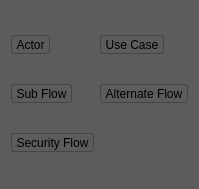
       <widget class="QWidget" name="nodeToolsPage">
        <property name="geometry">
         <rect>
          <x>0</x>
          <y>0</y>
          <width>198</width>
          <height>189</height>
         </rect>
        </property>
        <property name="styleSheet">
         <string notr="true">QWidget {
	background-color: #5C5C5C;
	background: #5C5C5C url(:/icons/images/dock/noise.png);
}

QToolButton { /* all types of tool button */
     border: 1px solid #454545;
     border-radius: 3px;
	background-color: qlineargradient(x1: 0, y1: 0, x2: 0, y2: 1,
                                       stop: 0 #f6f7fa, stop: 1 #dadbde);
 }

QToolButton:pressed {
     background-color: qlineargradient(x1: 0, y1: 0, x2: 0, y2: 1,
                                       stop: 0 #dadbde, stop: 1 #f6f7fa);
 }
</string>
        </property>
        <attribute name="icon">
         <iconset resource="Image-Resources.qrc">
          <normaloff>:/icons/images/items/user-add.png</normaloff>:/icons/images/items/user-add.png</iconset>
        </attribute>
        <attribute name="label">
         <string>Actors, &amp;Usecases and Flows</string>
        </attribute>
        <attribute name="toolTip">
         <string>Tools to add actors and use-cases to the diagram</string>
        </attribute>
        <layout class="QGridLayout" name="gridLayout">
         <item row="1" column="0">
          <widget class="QToolButton" name="addSubFlowButton">
           <property name="toolTip">
            <string>Sub Flow</string>
           </property>
           <property name="statusTip">
            <string>Add a Sub-Flow Node</string>
           </property>
           <property name="whatsThis">
            <string>Sub Flow Tool</string>
           </property>
           <property name="accessibleName">
            <string>Sub Flow</string>
           </property>
           <property name="accessibleDescription">
            <string>Add a new Sub Flow Node to the diagram</string>
           </property>
           <property name="text">
            <string>Sub Flow</string>
           </property>
           <property name="icon">
            <iconset resource="Image-Resources.qrc">
             <normaloff>:/icons/images/items/subflow.png</normaloff>:/icons/images/items/subflow.png</iconset>
           </property>
           <property name="iconSize">
            <size>
             <width>48</width>
             <height>48</height>
            </size>
           </property>
           <property name="shortcut">
            <string>S</string>
           </property>
          </widget>
         </item>
         <item row="1" column="1">
          <widget class="QToolButton" name="addAltFlowButton">
           <property name="toolTip">
            <string>Alternate Flow</string>
           </property>
           <property name="statusTip">
            <string>Add a new Alternate Flow</string>
           </property>
           <property name="whatsThis">
            <string>Alternate Flow Tool</string>
           </property>
           <property name="accessibleName">
            <string>Alternate Flow</string>
           </property>
           <property name="accessibleDescription">
            <string>Add a new Alternate Flow to the diagram</string>
           </property>
           <property name="text">
            <string>Alternate Flow</string>
           </property>
           <property name="icon">
            <iconset resource="Image-Resources.qrc">
             <normaloff>:/icons/images/items/altflow.png</normaloff>:/icons/images/items/altflow.png</iconset>
           </property>
           <property name="iconSize">
            <size>
             <width>48</width>
             <height>48</height>
            </size>
           </property>
           <property name="shortcut">
            <string>L</string>
           </property>
          </widget>
         </item>
         <item row="0" column="1">
          <widget class="QToolButton" name="addUsecaseButton">
           <property name="toolTip">
            <string>Usecase</string>
           </property>
           <property name="statusTip">
            <string>Add a new Usecase</string>
           </property>
           <property name="whatsThis">
            <string>Usecase Tool</string>
           </property>
           <property name="accessibleName">
            <string>Usecase</string>
           </property>
           <property name="accessibleDescription">
            <string>Add a new Usecase to the diagram</string>
           </property>
           <property name="text">
            <string>Use Case</string>
           </property>
           <property name="icon">
            <iconset resource="Image-Resources.qrc">
             <normaloff>:/icons/images/items/usecase-add.png</normaloff>:/icons/images/items/usecase-add.png</iconset>
           </property>
           <property name="iconSize">
            <size>
             <width>48</width>
             <height>48</height>
            </size>
           </property>
           <property name="shortcut">
            <string>U</string>
           </property>
          </widget>
         </item>
         <item row="0" column="0">
          <widget class="QToolButton" name="addActorButton">
           <property name="toolTip">
            <string>Actor</string>
           </property>
           <property name="statusTip">
            <string>Add a new Actor</string>
           </property>
           <property name="whatsThis">
            <string>Actor Tool</string>
           </property>
           <property name="accessibleName">
            <string>Actor</string>
           </property>
           <property name="accessibleDescription">
            <string>Add a new Actor</string>
           </property>
           <property name="text">
            <string>Actor</string>
           </property>
           <property name="icon">
            <iconset resource="Image-Resources.qrc">
             <normaloff>:/icons/images/items/user-add.png</normaloff>:/icons/images/items/user-add.png</iconset>
           </property>
           <property name="iconSize">
            <size>
             <width>48</width>
             <height>48</height>
            </size>
           </property>
           <property name="shortcut">
            <string>A</string>
           </property>
          </widget>
         </item>
         <item row="2" column="0">
          <widget class="QToolButton" name="addSecFlowButton">
           <property name="toolTip">
            <string>Security Flow</string>
           </property>
           <property name="statusTip">
            <string>Add a Security Flow Node</string>
           </property>
           <property name="whatsThis">
            <string>Security Flow Tool</string>
           </property>
           <property name="accessibleName">
            <string>Security Flow</string>
           </property>
           <property name="accessibleDescription">
            <string>Add a Security Flow to the diagram</string>
           </property>
           <property name="text">
            <string>Security Flow</string>
           </property>
           <property name="icon">
            <iconset resource="Image-Resources.qrc">
             <normaloff>:/icons/images/items/security.png</normaloff>:/icons/images/items/security.png</iconset>
           </property>
           <property name="iconSize">
            <size>
             <width>48</width>
             <height>48</height>
            </size>
           </property>
           <property name="shortcut">
            <string>E</string>
           </property>
           <property name="checkable">
            <bool>false</bool>
           </property>
          </widget>
         </item>
        </layout>
       </widget>
